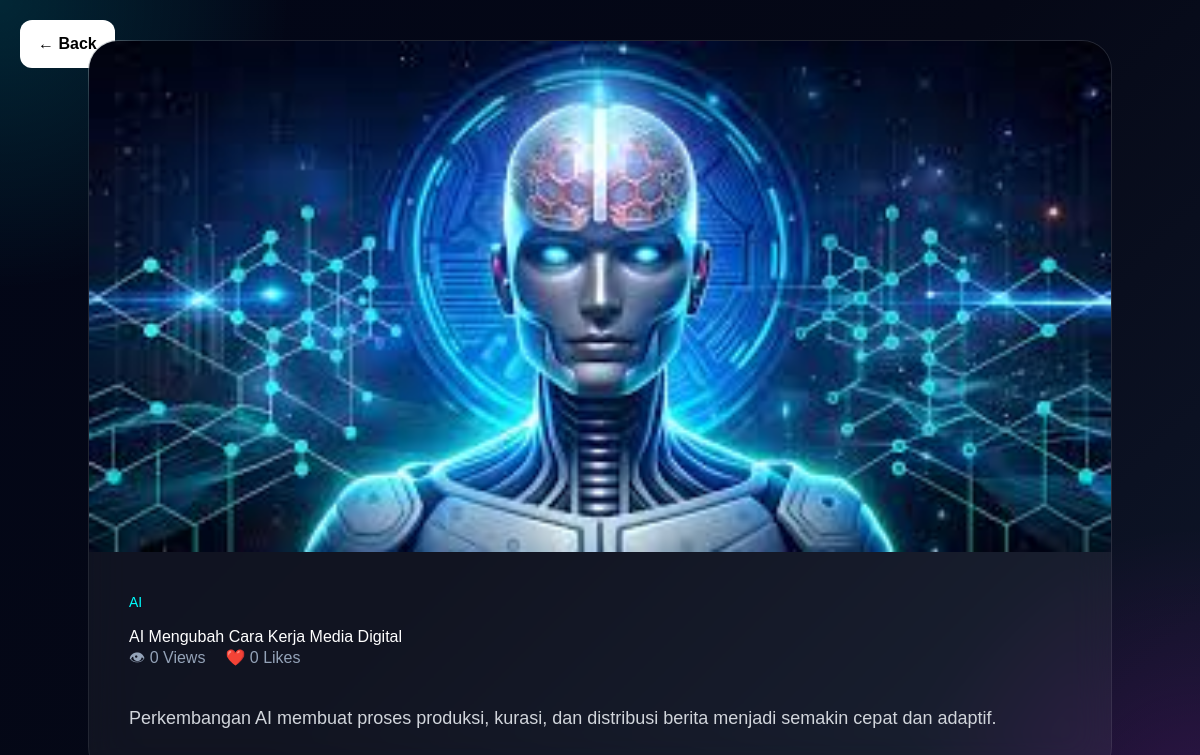
Screenshot of /dynamic-app/berita.php?id=1 with the database file from the repository.
### tables this page shows
CREATE TABLE IF NOT EXISTS berita (
    id INT AUTO_INCREMENT PRIMARY KEY,
    judul VARCHAR(255) NOT NULL,
    isi TEXT NOT NULL,
    gambar VARCHAR(255) DEFAULT NULL,
    kategori VARCHAR(100) NOT NULL DEFAULT 'Technology',
    views INT NOT NULL DEFAULT 0,
    likes INT NOT NULL DEFAULT 0,
    created_at TIMESTAMP DEFAULT CURRENT_TIMESTAMP
);

### dynamic-app/berita.php (the view, shortened to what this page needs)
<?php
include 'config/koneksi.php';
$id = $_GET['id'];
mysqli_query($conn,"
UPDATE berita
SET views = views + 1
WHERE id='$id'
");
$query = mysqli_query($conn,"
SELECT * FROM berita
WHERE id='$id'
");
$data = mysqli_fetch_array($query);
?>
<!DOCTYPE html>
<html lang="en">
<head>
<script src="https://cdn.tailwindcss.com"></script>
</head>
<body>
<a href="index.php" class="back">
← Back
</a>
<div class="container">
<img
src="assets/uploads/<?php echo $data['gambar']; ?>"
>
<div class="content">
<div class="category">
<?php echo $data['kategori']; ?>
</div>
<h1>
<?php echo $data['judul']; ?>
</h1>
<div class="meta">
<span>
👁 <?php echo $data['views']; ?> Views
</span>
<span>
❤️ <?php echo $data['likes']; ?> Likes
</span>
</div>
<div class="text">
<?php echo nl2br($data['isi']); ?>
</div>
</div>
</div>
</body>
</html>

### dynamic-app/berita.php (style rules this page uses)
body { background: radial-gradient(circle at top left,#00ffff22,transparent 20%), radial-gradient(circle at bottom right,#ff00ff22,transparent 20%), linear-gradient(135deg,#020617,#050816,#0f172a); color:white; font-family:Arial; padding:40px; }
.container { max-width:1000px; margin:auto; background:rgba(255,255,255,0.05); backdrop-filter:blur(20px); border:1px solid rgba(255,255,255,0.08); border-radius:30px; overflow:hidden; }
img { width:100%; height:500px; object-fit:cover; }
.content { padding:40px; }
.category { color:cyan; margin-bottom:15px; font-size:14px; }
h1 { font-size:52px; margin-bottom:20px; line-height:1.1; }
.meta { display:flex; gap:20px; color:#94a3b8; margin-bottom:30px; }
.text { line-height:2; color:#d1d5db; font-size:18px; }
.back { position:fixed; top:20px; left:20px; background:white; color:black; padding:12px 18px; border-radius:12px; text-decoration:none; font-weight:bold; }

### rows the page displays
berita: gambar (picture), kategori "AI", judul "AI Mengubah Cara Kerja Media Digital", views "0", likes "0", isi "Perkembangan AI membuat proses produksi, kurasi, dan distribusi berita menjadi semakin cepat dan adaptif."
